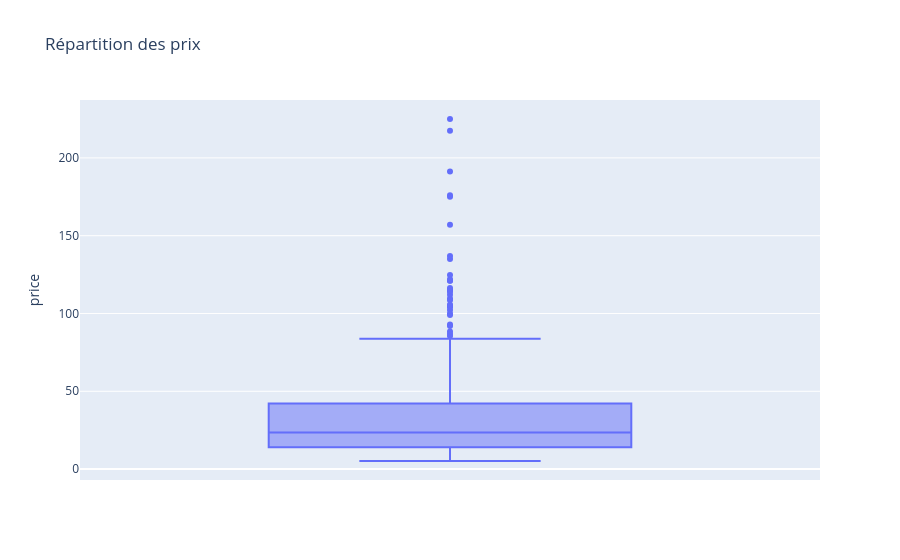

Here is the notebook cell this chart was saved with:
### Code cell
#Autre méthode avec plotly express
fig = px.box(df_merge_web_clean, y='price', title="Répartition des prix")
fig.show()

### Figure 1 — Plotly figure (JSON) as saved in the notebook; plotly's stock layout.template omitted (floating-point values rounded to 4 significant figures; data arrays with more than 128 entries replaced by an {"elided": "..."} marker saying what was removed)
{"data": [{"alignmentgroup": "True", "hovertemplate": "price=%{y}<extra></extra>", "legendgroup": "", "marker": {"color": "#636efa"}, "name": "", "notched": false, "offsetgroup": "", "orientation": "v", "showlegend": false, "type": "box", "x0": " ", "xaxis": "x", "y": {"elided": "714 float values"}, "y0": " ", "yaxis": "y"}], "layout": {"boxmode": "group", "legend": {"tracegroupgap": 0}, "title": {"text": "Répartition des prix"}, "xaxis": {"anchor": "y", "domain": [0, 1]}, "yaxis": {"anchor": "x", "domain": [0, 1], "title": {"text": "price"}}}}
